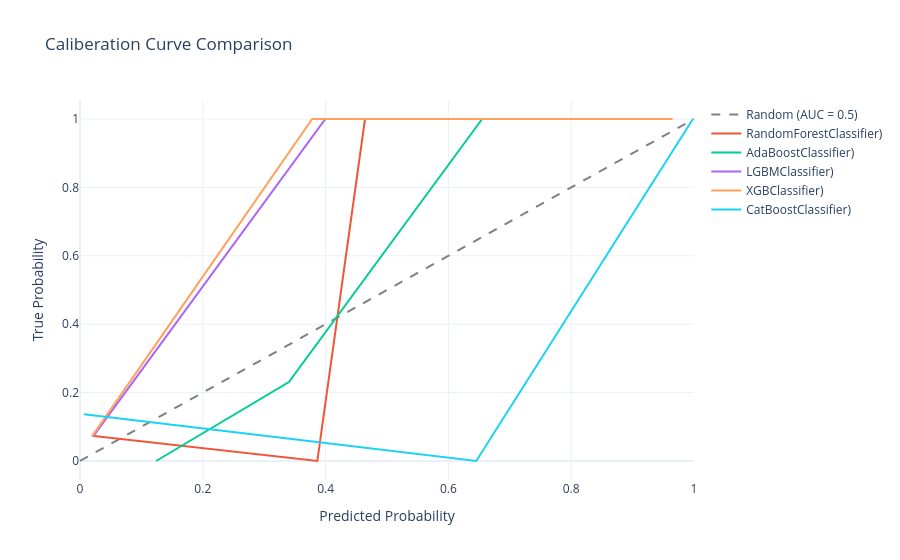

The notebook cell this image was saved under:
### Code cell
ca.caliberation_curve(models , save_file=True , filename='caliberation_after_finetunig.png')

### Figure 1 — Plotly figure (JSON) as saved in the notebook; plotly's stock layout.template omitted (floating-point values rounded to 4 significant figures)
{"data": [{"line": {"color": "grey", "dash": "dash"}, "mode": "lines", "name": "Random (AUC = 0.5)", "type": "scatter", "x": [0, 1], "y": [0, 1]}, {"mode": "lines", "name": "RandomForestClassifier)", "type": "scatter", "x": [0.02293, 0.3865, 0.4642, 0.8525], "y": [0.07317, 0.0, 1.0, 1.0]}, {"mode": "lines", "name": "AdaBoostClassifier)", "type": "scatter", "x": [0.124, 0.3402, 0.6549], "y": [0.0, 0.2308, 1.0]}, {"mode": "lines", "name": "LGBMClassifier)", "type": "scatter", "x": [0.02107, 0.3996, 0.5525, 0.9443], "y": [0.07143, 1.0, 1.0, 1.0]}, {"mode": "lines", "name": "XGBClassifier)", "type": "scatter", "x": [0.01928, 0.3781, 0.4805, 0.9652], "y": [0.07143, 1.0, 1.0, 1.0]}, {"mode": "lines", "name": "CatBoostClassifier)", "type": "scatter", "x": [0.00645, 0.6454, 0.9983], "y": [0.1364, 0.0, 1.0]}], "layout": {"title": {"text": "Caliberation Curve Comparison"}, "xaxis": {"title": {"text": "Predicted Probability"}}, "yaxis": {"title": {"text": "True Probability"}}}}
